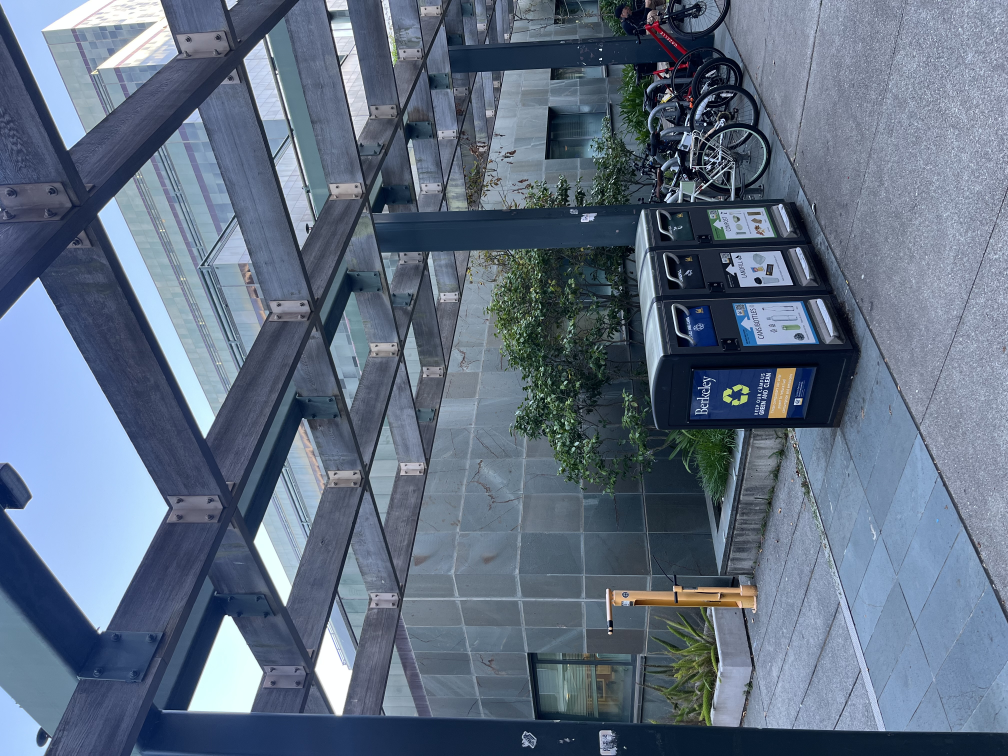
#> input picture proj4/images/1.jpg, 4032 x 3024 px (shown at 1/4 size); its folder holds 4 pictures in this run
$ python main.py
#> lines starting #> are read from the running program, lines starting #| are printed output that depends on the picture
### proj4/homography.py
import json
import numpy as np
from PIL import Image, ImageOps
from scipy.ndimage import distance_transform_edt, gaussian_filter

SCALE = 0.25


# I/O

def load_image(path, scale=SCALE):
#> called with path = 'images/1.jpg', scale = 0.25
    im = ImageOps.exif_transpose(Image.open(path)).convert("RGB")
    if scale != 1:
        im = im.resize((round(im.width * scale), round(im.height * scale)), Image.LANCZOS)
#> im: PIL image 756x1008 RGB
    return np.asarray(im, dtype=np.float64) / 255

def load_points(path, scale=SCALE):
    with open(path) as f:
        return {k: np.array(v, dtype=np.float64) * scale for k, v in json.load(f).items()}


# A.2  Recover homographies

# [14 lines left out: functions build_system, computeH, not called in this run]

def apply_H(H, pts):
    p = np.column_stack([pts, np.ones(len(pts))]) @ H.T
    return p[:, :2] / p[:, 2:]


# A.3  Warping

# [53 lines left out: functions warped_bbox, _inverse_map, warpImageNearestNeighbor, warpImageBilinear, chain_homographies, not called in this run]

def union_bbox(boxes):
    b = np.array(boxes)
    return b[:, 0].min(), b[:, 1].min(), b[:, 2].max(), b[:, 3].max()

# [22 lines left out: function blend, not called in this run]

### proj4/main.py
import os
import time
import numpy as np
import matplotlib.pyplot as plt
from homography import (load_image, load_points, build_system, computeH, apply_H, warped_bbox,
                        warpImageNearestNeighbor, warpImageBilinear, chain_homographies, union_bbox, blend)


# Config

PAIRS = [("1", "2"), ("2", "3"), ("3", "4"), ("4", "5"), ("6", "7"), ("7", "8")]   # points/<a>_<b>.json, H maps a -> b

MOSAICS = [   # (name, images in order, reference image)
    ("bins",      ["1", "2", "3"],           "2"),
    ("entrance",  ["3", "4", "5"],           "4"),
    ("apartment", ["6", "7", "8"],           "7"),
]

RECTS = [     # (name, image, width/height of the real rectangle, or None to estimate from the clicks)
    ("berkeley_sign", "1", None),
    ("makerspace_window", "5", None),
]

RECT_SCALE = 0.5          # rectification runs at higher resolution so the NN/bilinear difference is visible
RECT_MARGIN = 0.6         # how much of the surroundings to keep around a rectified rectangle
MAX_CANVAS = (2.5, 1.0)   # clamp mosaic canvas to this many reference-image (widths, heights) on each side
OUT = "../images/proj_4"   # straight into the website's image folder


def save_fig(fig, name):
    fig.savefig(f"{OUT}/{name}.jpg", bbox_inches="tight", dpi=110, pil_kwargs={"quality": 90})
    plt.close(fig)

def save_im(im, name):
    plt.imsave(f"{OUT}/{name}.jpg", np.clip(im, 0, 1), pil_kwargs={"quality": 92})


# A.2

# [124 lines left out: functions show_correspondences, recover_homographies, rectify, make_mosaic, not called in this run]


if __name__ == "__main__":
    os.makedirs(OUT, exist_ok=True)
    images = {n: load_image(f"images/{n}.jpg") for n in sorted({n for p in PAIRS for n in p})}
#> call 2 of load_image, with path = 'images/2.jpg', scale = 0.25
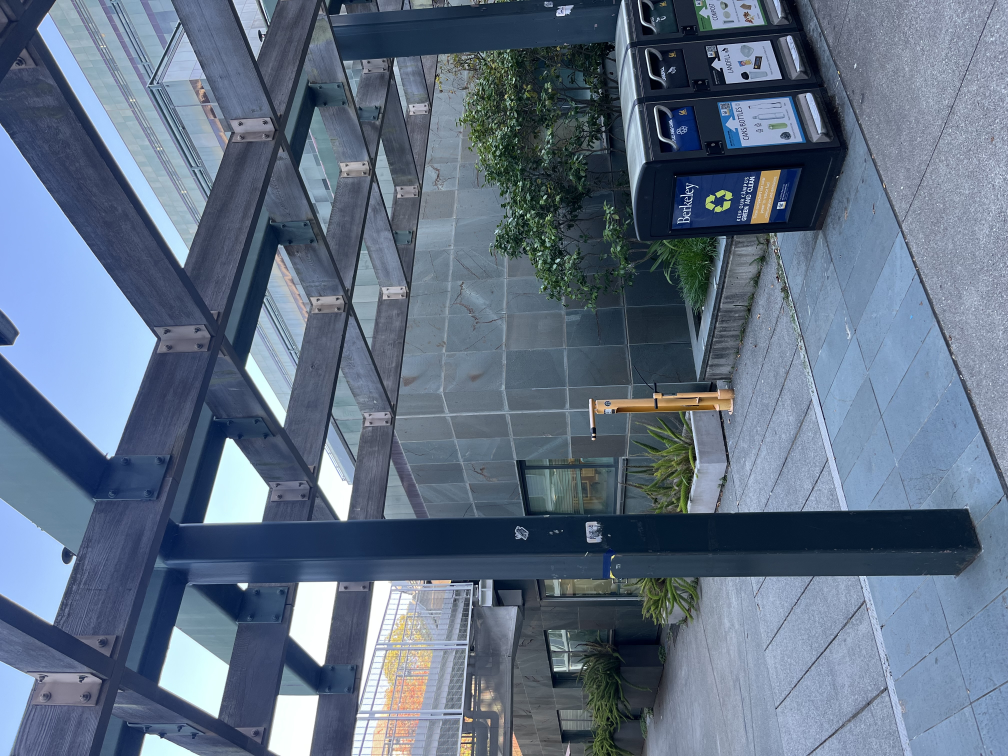
#> input picture proj4/images/2.jpg, 4032 x 3024 px (shown at 1/4 size)
#> in load_image (call 2), `im = im.resize((round(im.width * scale), round(im.height * scale)), Im..`:
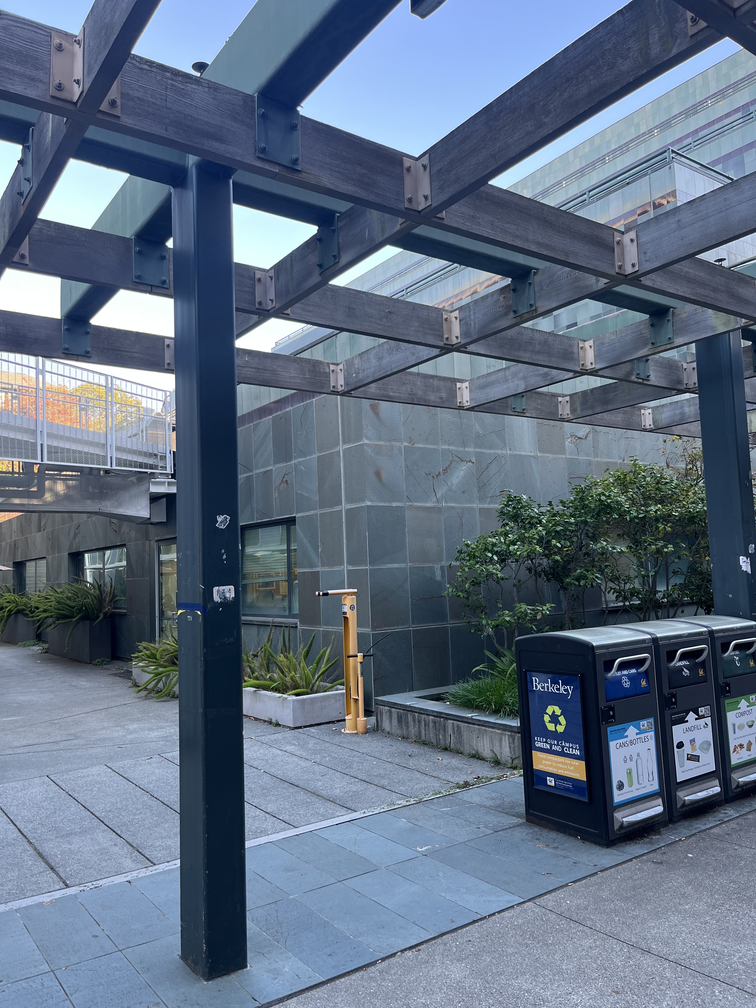
#> im: PIL image 756x1008 RGB; mean R, G, B 96, 111.6, 132.3
#> call 3 of load_image, with path = 'images/3.jpg', scale = 0.25
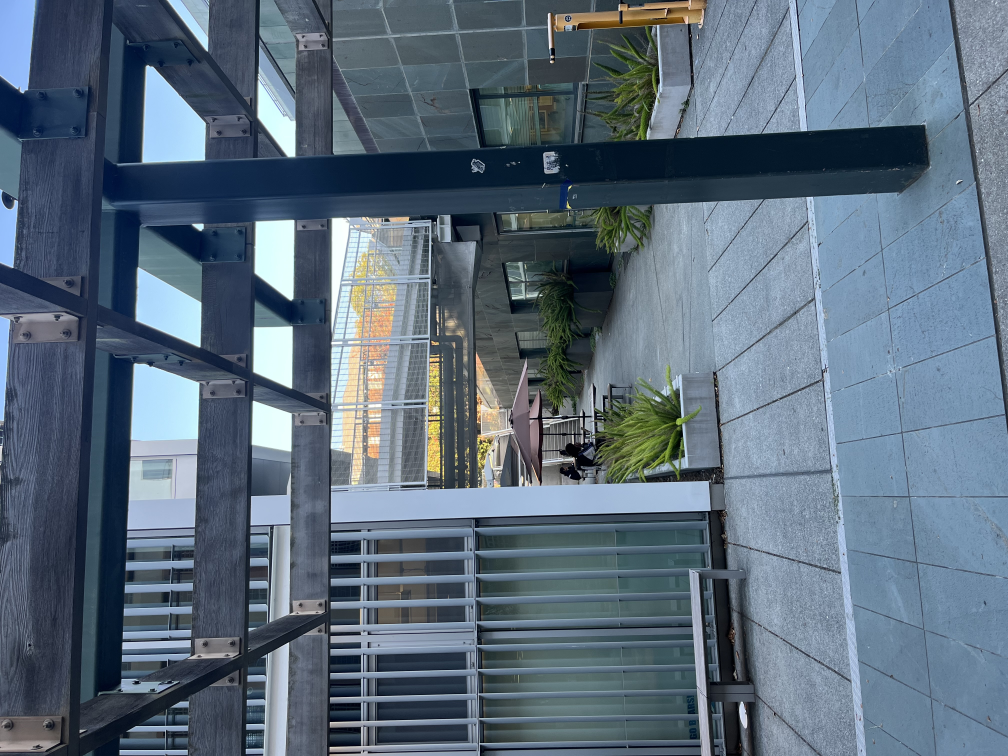
#> input picture proj4/images/3.jpg, 4032 x 3024 px (shown at 1/4 size)
#> in load_image (call 3), `im = im.resize((round(im.width * scale), round(im.height * scale)), Im..`:
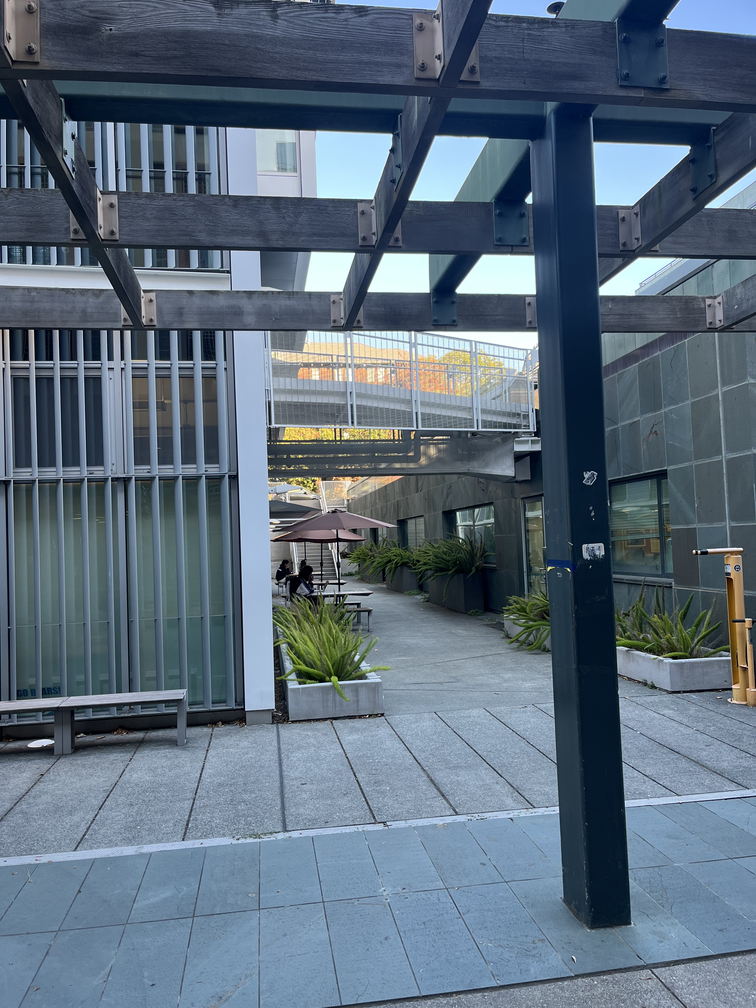
#> im: PIL image 756x1008 RGB; mean R, G, B 91.9, 108.5, 124.1
#> call 4 of load_image, with path = 'images/4.jpg', scale = 0.25
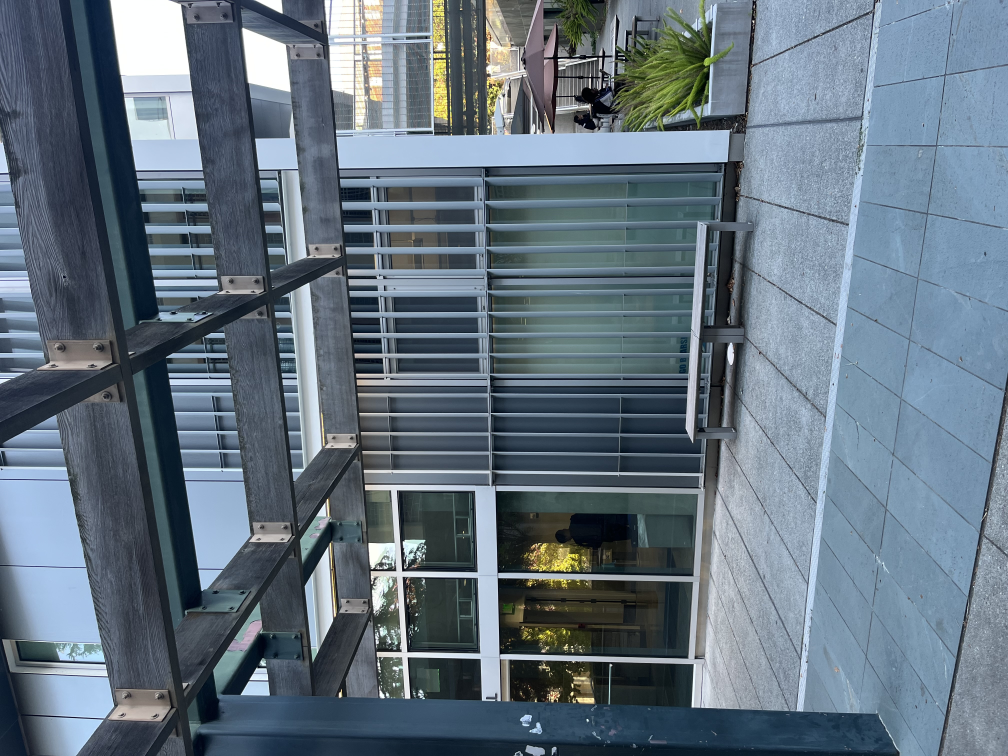
#> input picture proj4/images/4.jpg, 4032 x 3024 px (shown at 1/4 size)
#> in load_image (call 4), `im = im.resize((round(im.width * scale), round(im.height * scale)), Im..`:
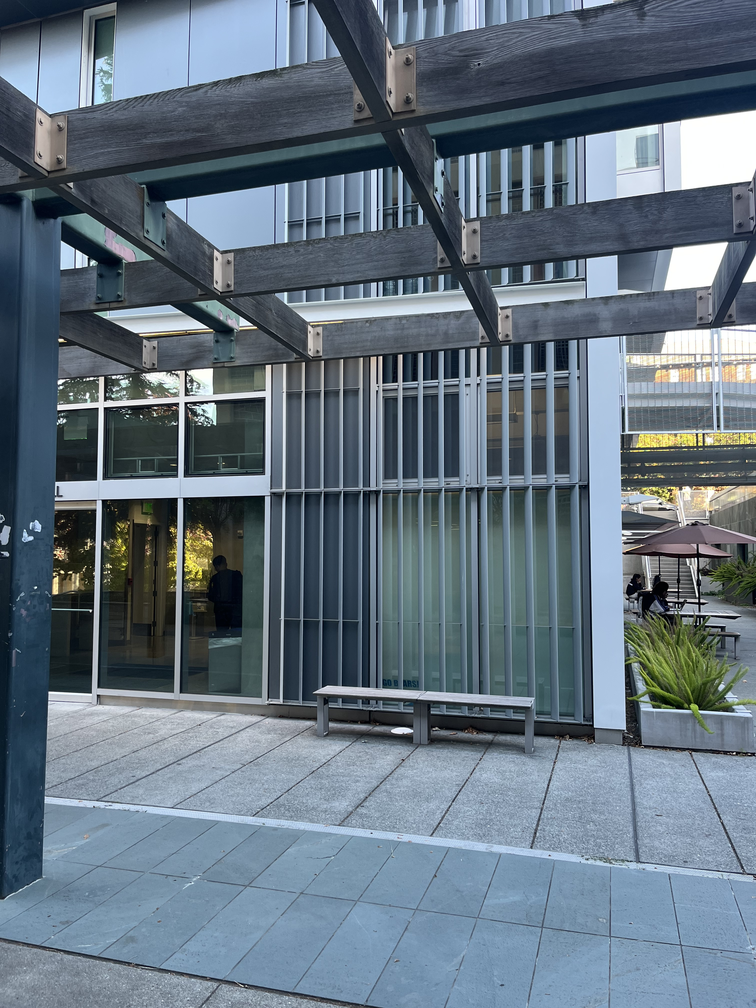
#> im: PIL image 756x1008 RGB; mean R, G, B 100.2, 115.2, 128.1
#> (the run stopped early here; a loop or call above may not have finished)
